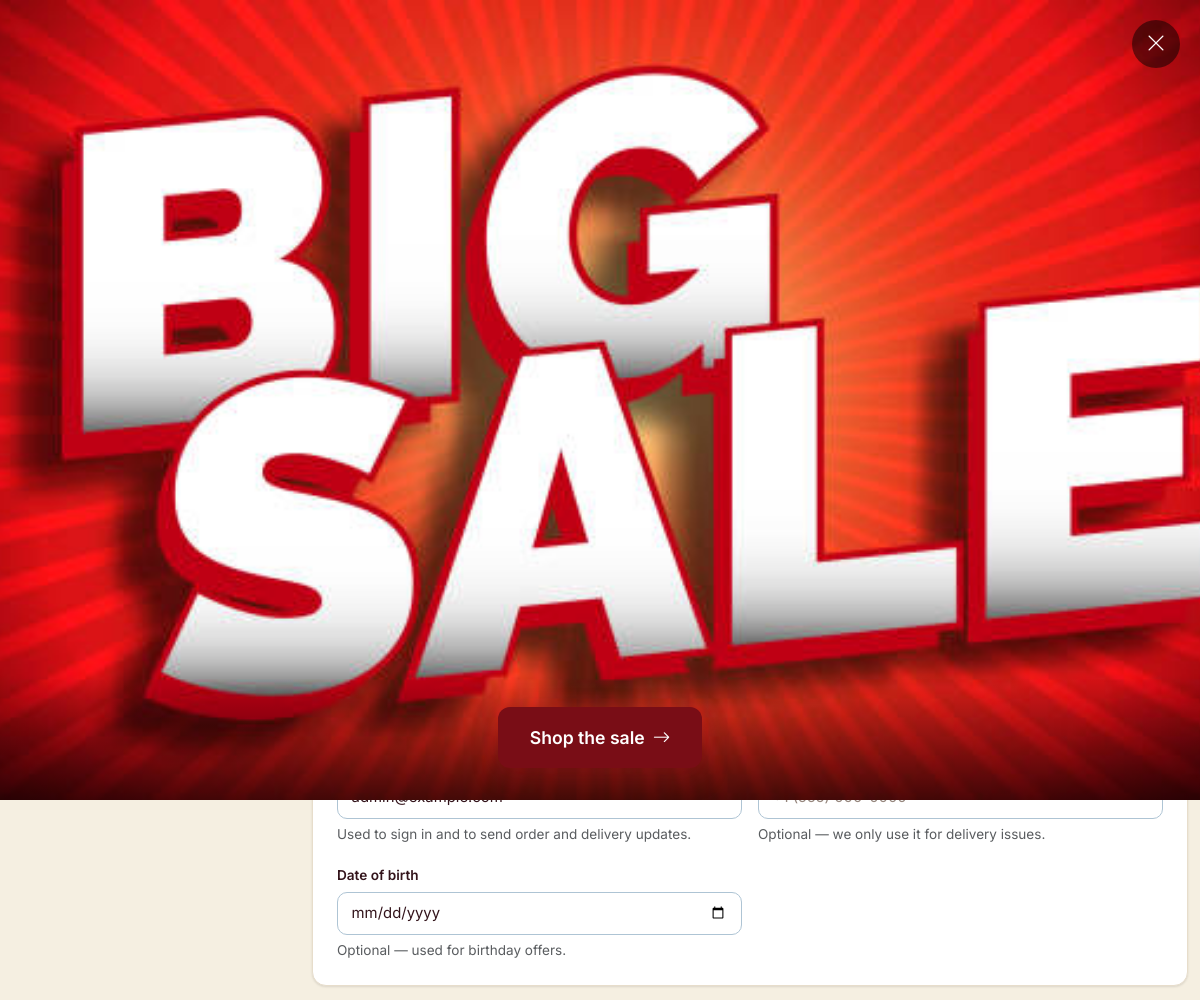
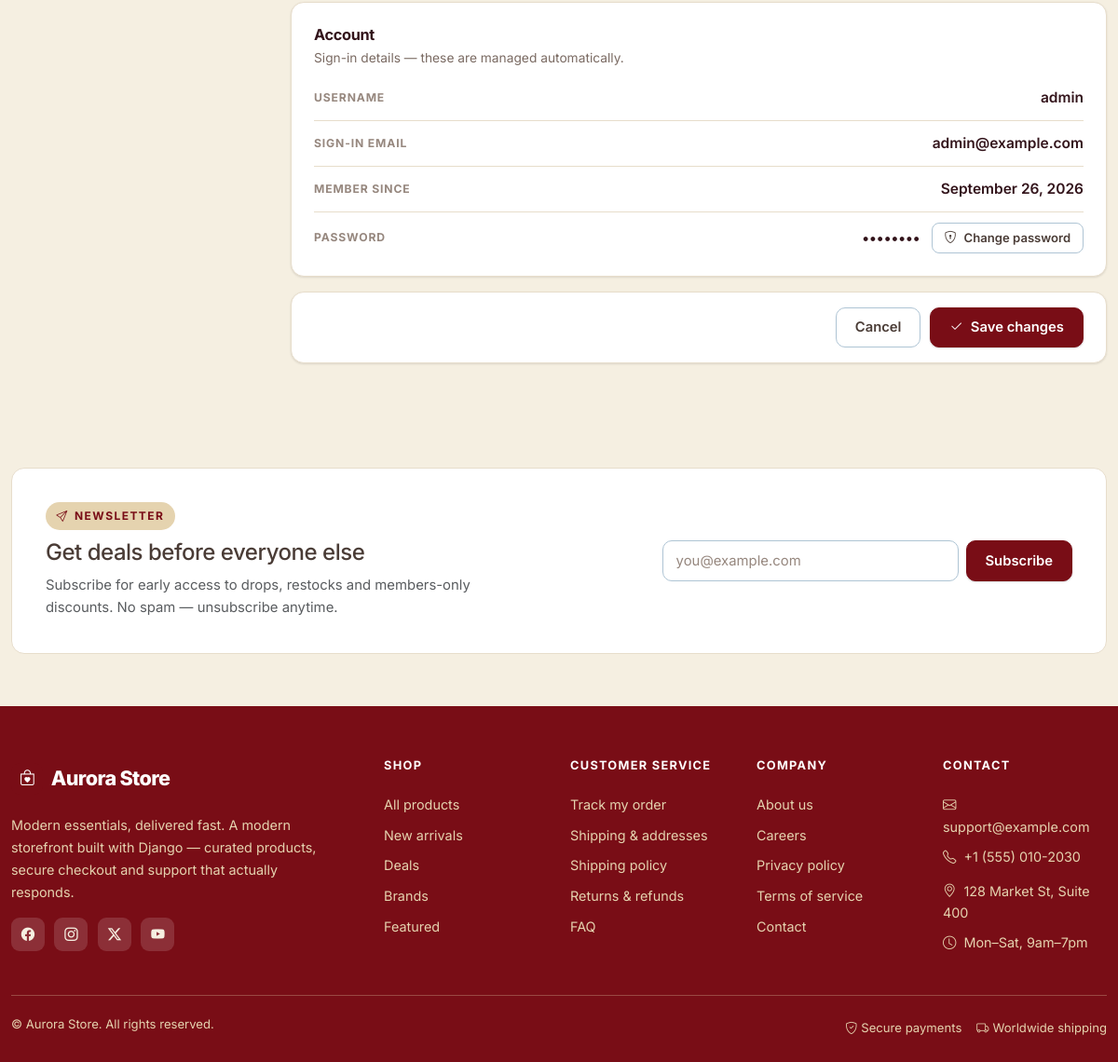
The page /accounts/profile/ (signed in) on the database its author committed (2 pictures, top to bottom).
### apps/accounts/models.py (models this page shows, shortened)
class User(AbstractUser):
    class Role(models.TextChoices):
        CUSTOMER = "customer", _("Customer")
        STAFF = "staff", _("Staff")
        ADMIN = "admin", _("Admin")
    email = models.EmailField(_("Email address"), unique=True)
    username = models.CharField(
        max_length=150,
        unique=True,
        blank=True,
        help_text=_("Optional. Generated from your email if left blank."),
    )
    phone = models.CharField(
        max_length=30, blank=True, validators=[validate_phone]
    )
    profile_image = models.ImageField(
        upload_to="avatars/%Y/%m/", blank=True, validators=[validate_image_file]
    )
    role = models.CharField(
        max_length=20, choices=Role.choices, default=Role.CUSTOMER, db_index=True
    )
    email_verified = models.BooleanField(default=False)
    verification_token = models.CharField(
        max_length=64, blank=True, null=True, default=None, db_index=True
    )
    email_verification_sent_at = models.DateTimeField(null=True, blank=True)
    date_of_birth = models.DateField(null=True, blank=True)
    active_session_key = models.CharField(
        max_length=40, blank=True, default="", db_index=True
    )
    active_device_id = models.CharField(max_length=64, blank=True, default="")
    USERNAME_FIELD = "email"
    REQUIRED_FIELDS: list = []
    class Meta:
        verbose_name = _("user")
        verbose_name_plural = _("users")
        indexes = [models.Index(fields=["email"])]
    @property
    def is_management(self):
        return self.is_active and (self.is_staff or self.is_superuser)

### apps/banners/models.py (models this page shows, shortened)
class Banner(TimeStampedModel):
    class ClickAction(models.TextChoices):
        LINK = "link", _("Navigate to URL")
        MODAL = "modal", _("Open full-screen modal")
    class DeviceTarget(models.TextChoices):
        ALL = "all", _("All devices")
        DESKTOP = "desktop", _("Desktop only")
        MOBILE = "mobile", _("Mobile only")
    class TextAlignment(models.TextChoices):
        LEFT = "left", _("Left")
        CENTER = "center", _("Center")
        RIGHT = "right", _("Right")
    class ButtonStyle(models.TextChoices):
        PRIMARY = "primary", _("Primary")
        OUTLINE = "outline", _("Outline")
        GHOST = "ghost", _("Ghost")
    title = models.CharField(_("title"), max_length=200)
    slug = models.SlugField(_("slug"), max_length=200, unique=True)
    image = models.ImageField(
        _("image"),
        upload_to="banners/%Y/%m/",
        validators=[validate_image_file],
        help_text=_("Main desktop image (recommended 1920x600px)"),
    )
    mobile_image = models.ImageField(
        _("mobile image"),
        upload_to="banners/%Y/%m/",
        blank=True,
        validators=[validate_image_file],
        help_text=_("Optional mobile-specific image (recommended 750x800px)"),
    )
    click_action = models.CharField(
        _("click action"),
        max_length=10,
        choices=ClickAction.choices,
        default=ClickAction.LINK,
    )
    link_url = models.URLField(
        _("link URL"),
        blank=True,
        help_text=_("Required when click action is 'Navigate to URL'"),
    )
    modal_content = models.TextField(
        _("modal content"),
        blank=True,
        help_text=_("HTML content for modal (when click action is 'Open full-screen modal')"),
    )
    button_text = models.CharField(
        _("button text"),
        max_length=50,
        blank=True,
        help_text=_("CTA button text (e.g., 'Shop Now', 'Learn More')"),
    )
    button_style = models.CharField(
        _("button style"),
        max_length=10,
        choices=ButtonStyle.choices,
        default=ButtonStyle.PRIMARY,
    )
    valid_from = models.DateTimeField(_("valid from"), default=timezone.now)
    valid_until = models.DateTimeField(_("valid until"), null=True, blank=True)
    is_active = models.BooleanField(_("active"), default=True, db_index=True)
    device_target = models.CharField(
        _("device target"),
        max_length=10,
        choices=DeviceTarget.choices,
        default=DeviceTarget.ALL,
    )
    countries = models.JSONField(
        _("countries"),
        default=list,
        blank=True,
        help_text=_("ISO 3166-1 alpha-2 country codes (e.g., ['US', 'CA']). Empty = all countries."),
    )
    user_segments = models.JSONField(
        _("user segments"),
        default=dict,
        blank=True,
        help_text=_("JSON object: {'new_visitors': true, 'returning': false, 'has_orders': true}"),
    )
    min_order_count = models.PositiveIntegerField(
        _("minimum order count"),
        default=0,
        help_text=_("Show only to users with at least this many completed orders"),
    )
    show_once_per_session = models.BooleanField(
        _("show once per session"),
        default=False,
        help_text=_("Use sessionStorage to show banner only once per browser session"),
    )
    is_popup = models.BooleanField(
        _("deal popup"),
        default=False,
        db_index=True,
        help_text=_(
            "Auto-show as a centered deal popup near the top of the page on load "
            "(image only, with a close button)"
        ),
    )
    position = models.PositiveIntegerField(
        _("position"),
        default=0,
        help_text=_("Higher values appear first. Used for ordering multiple active banners."),
    )
    overlay_gradient = models.BooleanField(
        _("overlay gradient"),
        default=True,
        help_text=_("Dark gradient overlay for text readability on image"),
    )
    text_alignment = models.CharField(
        _("text alignment"),
        max_length=10,
        choices=TextAlignment.choices,
        default=TextAlignment.LEFT,
    )
    custom_css = models.TextField(
        _("custom CSS"),
        blank=True,
        help_text=_("Additional CSS classes or inline styles for advanced styling"),
    )
    impressions = models.PositiveIntegerField(_("impressions"), default=0, editable=False)
    clicks = models.PositiveIntegerField(_("clicks"), default=0, editable=False)
    class Meta:
        verbose_name = _("banner")
        verbose_name_plural = _("banners")
        ordering = ("-position", "-created_at")
        indexes = [
            models.Index(fields=["is_active", "valid_from", "valid_until"]),
            models.Index(fields=["position", "-created_at"]),
        ]
    @property
    def is_expired(self):
        return self.valid_until is not None and self.valid_until < timezone.now()
    @property
    def is_started(self):
        return self.valid_from <= timezone.now()
    @property
    def is_scheduled_valid(self):
        return self.is_started and not self.is_expired
    def matches_request(self, request, *, skip_session_check=False):
        if not self.is_active or not self.is_scheduled_valid:
            return False
        if self.device_target != self.DeviceTarget.ALL:
            is_mobile = getattr(request, "is_mobile", False)
            if self.device_target == self.DeviceTarget.MOBILE and not is_mobile:
                return False
            if self.device_target == self.DeviceTarget.DESKTOP and is_mobile:
                return False
        if self.countries:
            country_code = getattr(request, "country_code", None)
            if not country_code or country_code.upper() not in [c.upper() for c in self.countries]:
                return False
        if self.user_segments:
            if not self._matches_user_segments(request):
                return False
        if self.min_order_count > 0:
            if not self._matches_min_orders(request):
                return False
        if self.show_once_per_session and not skip_session_check:
            if self._seen_in_session(request):
                return False
        return True

### apps/accounts/views.py (the view)
# urls.py: path("profile/", views.profile, name="profile"),
@login_required
@require_http_methods(["GET", "POST"])
def profile(request):
    if request.method == "POST":
        form = ProfileForm(request.POST, request.FILES, instance=request.user,
                           user=request.user)
        if form.is_valid():
            form.save()
            messages.success(request, _("Profile updated."))
            return redirect("accounts:profile")
    else:
        form = ProfileForm(instance=request.user, user=request.user)
    return render(request, "accounts/profile.html", {"form": form})

### templates/accounts/profile.html (shortened to what this page needs)
{% extends "base.html" %}
{% load static core_tags i18n %}
{% block extra_css %}
  <link rel="stylesheet" href="{% static 'vendor/css/cropper.min.css' %}">
{% endblock %}
{% block content %}
<section class="au-section pt-4">
  <div class="container-xxl">
    <div class="row g-4">
      <div class="col-lg-3">{% include "includes/account_nav.html" with nav="profile" %}</div>
      <div class="col-lg-9">
        <form method="post" enctype="multipart/form-data" class="au-settings">
          <div class="au-card au-settings-head">
            <div>
              <h1 class="h4 mb-1">{% trans "Profile settings" %}</h1>
              <p class="small text-muted mb-0">
              </p>
            </div>
            {% if user.email_verified %}
              <span class="au-pay paid"><i class="bi bi-patch-check-fill"></i> {% trans "Email verified" %}</span>
            {% else %}
              <span class="au-pay"> {% trans "Email not verified" %}</span>
            {% endif %}
          </div>
          <div class="au-card au-settings-card">
            <div class="au-settings-title">
              <h2>{% trans "Profile photo" %}</h2>
              <p>{% trans "Shown next to your reviews and in support chats." %}</p>
            </div>
            <div class="au-photo">
              <span class="au-avatar lg au-photo-avatar">
              </span>
              <div class="au-photo-body">
                <label class="form-label" for="{{ form.profile_image.id_for_label }}">{% trans "Photo file" %}</label>
                {{ form.profile_image }}
                <div class="form-text">
                </div>
              </div>
            </div>
          </div>
          <div class="au-card au-settings-card">
            <div class="au-settings-title">
              <h2>{% trans "Personal information" %}</h2>
              <p>{% trans "Keep this current so deliveries, receipts and updates reach you." %}</p>
            </div>
            <div class="row g-3">
              <div class="col-md-6">
                <label class="form-label" for="{{ form.first_name.id_for_label }}">{% trans "First name" %}</label>
              </div>
              <div class="col-md-6">
                <label class="form-label" for="{{ form.last_name.id_for_label }}">{% trans "Last name" %}</label>
              </div>
              <div class="col-md-6">
                <label class="form-label" for="{{ form.email.id_for_label }}">
                  {% trans "Email" %} <span class="text-danger">*</span>
                </label>
                {% if form.email.help_text %}
                  <div class="form-text">{{ form.email.help_text }}</div>
                {% endif %}
              </div>
              <div class="col-md-6">
                <label class="form-label" for="{{ form.phone.id_for_label }}">{% trans "Phone" %}</label>
                {% if form.phone.help_text %}
                  <div class="form-text">{{ form.phone.help_text }}</div>
                {% endif %}
              </div>
              <div class="col-md-6">
                <label class="form-label" for="{{ form.date_of_birth.id_for_label }}">{% trans "Date of birth" %}</label>
                {{ form.date_of_birth }}
                {% if form.date_of_birth.help_text %}
                  <div class="form-text">{{ form.date_of_birth.help_text }}</div>
                {% endif %}
              </div>
            </div>
          </div>
          <div class="au-card au-settings-card">
            <div class="au-settings-title">
              <h2>{% trans "Account" %}</h2>
              <p>{% trans "Sign-in details — these are managed automatically." %}</p>
            </div>
            <dl class="au-deflist">
              <div>
                <dt>{% trans "Username" %}</dt>
                <dd>{{ user.username }}</dd>
              </div>
              <div>
                <dt>{% trans "Sign-in email" %}</dt>
                <dd>{{ user.email }}</dd>
              </div>
              <div>
                <dt>{% trans "Member since" %}</dt>
                <dd>{{ user.date_joined|date:"F j, Y" }}</dd>
              </div>
              <div>
                <dt>{% trans "Password" %}</dt>
                <dd class="au-deflist-action">
                  <span aria-hidden="true">••••••••</span>
                  <a class="btn btn-sm btn-outline-secondary" href="{% url 'accounts:change_password' %}">
                    <i class="bi bi-shield-lock"></i> {% trans "Change password" %}
                  </a>
                </dd>
              </div>
            </dl>
          </div>
          <div class="au-card au-settings-foot">
            <a class="btn btn-outline-secondary" href="{% url 'accounts:dashboard' %}">{% trans "Cancel" %}</a>
            <button class="btn btn-primary" type="submit">
              <i class="bi bi-check2"></i> {% trans "Save changes" %}
            </button>
          </div>
        </form>
      </div>
    </div>
  </div>
</section>
{% endblock %}

### templates/includes/deal_popup.html (shortened to what this page needs)
{% load i18n %}
{% if popup_banner %}
<div class="modal fade deal-promo-modal"
     id="dealPromoModal{{ popup_banner.id }}"
     tabindex="-1"
     aria-labelledby="dealPromoLabel{{ popup_banner.id }}"
     aria-hidden="true"
     data-banner-id="{{ popup_banner.id }}"
     data-show-once-per-session="{{ popup_banner.show_once_per_session|yesno:'true,false' }}"
     data-promo-url="{% url 'banners:track_impression' popup_banner.id %}"
     data-seen-url="{% url 'banners:mark_seen' popup_banner.id %}">
  <div class="modal-dialog modal-dialog-centered deal-promo-dialog">
    <div class="modal-content deal-promo-content">
      <button type="button"
              class="deal-promo-close"
              data-bs-dismiss="modal"
              aria-label="{% trans 'Close' %}">
        <i class="bi bi-x-lg" aria-hidden="true"></i>
      </button>
      <div class="deal-promo-body">
        {% if popup_banner.mobile_image %}
        <picture>
          <source media="(max-width: 767px)" srcset="{{ popup_banner.mobile_image.url }}">
          <img src="{{ popup_banner.image.url }}" alt="{{ popup_banner.title }}" class="deal-promo-image" loading="eager">
        </picture>
        {% else %}
        <img src="{{ popup_banner.image.url }}" alt="{{ popup_banner.title }}" class="deal-promo-image" loading="eager">
        {% endif %}
      </div>
      {% if popup_banner.button_text and popup_banner.link_url %}
      <div class="deal-promo-footer">
        <a href="{{ popup_banner.link_url }}"
           class="deal-promo-btn"
           data-banner-id="{{ popup_banner.id }}"
           data-banner-action="modal_link"
           data-click-url="{% url 'banners:track_click' popup_banner.id %}">
          {{ popup_banner.button_text }} <i class="bi bi-arrow-right" aria-hidden="true"></i>
        </a>
      </div>
      {% endif %}
    </div>
  </div>
</div>
{% endif %}

### rows shown on the page
User: username "admin", email "admin@example.com", date_joined "September 26, 2026"
Banner: image (picture), button_text "Shop the sale"

### other values the page prints
{{ SITE_NAME }} "Aurora Store"
{{ SUPPORT_EMAIL }} "support@example.com"
{{ SUPPORT_PHONE }} "+1 (555) 010-2030"
